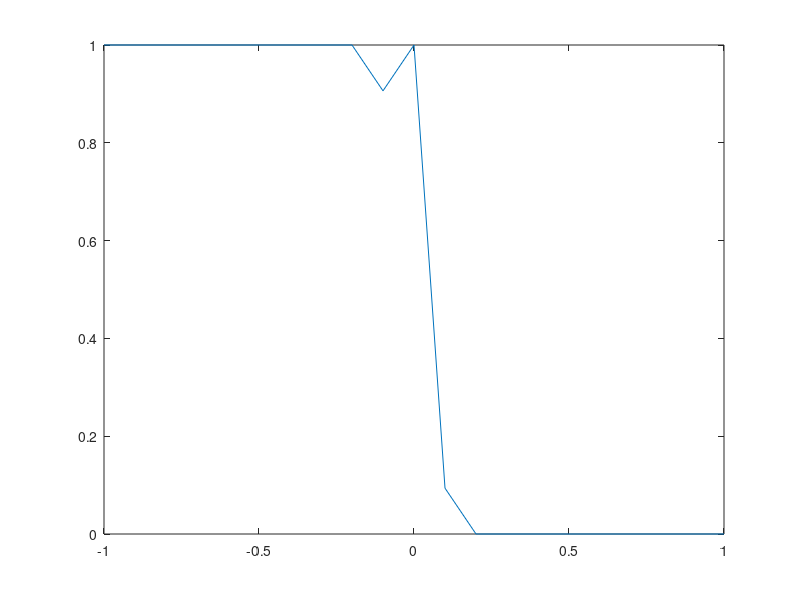
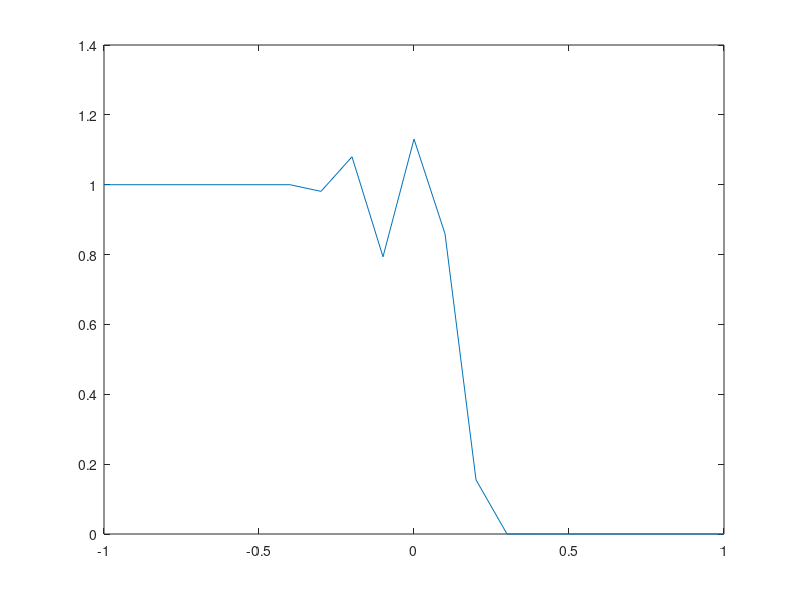
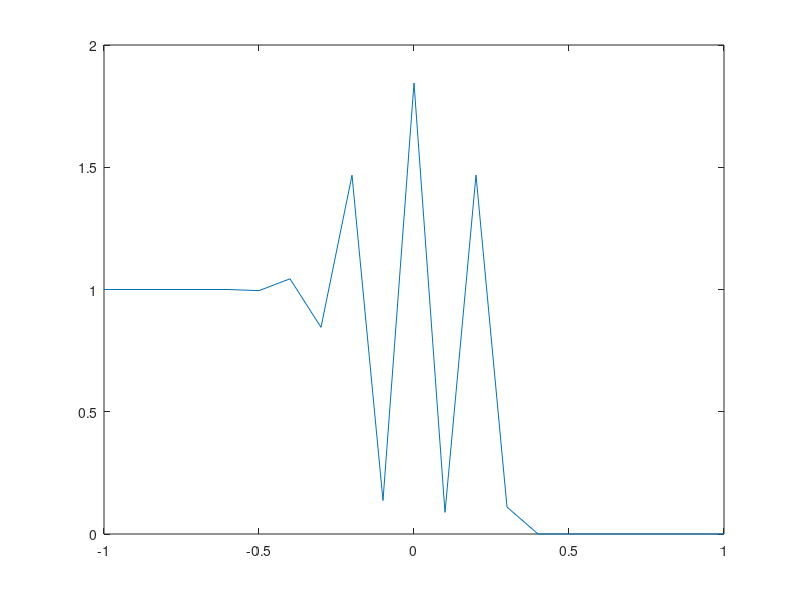
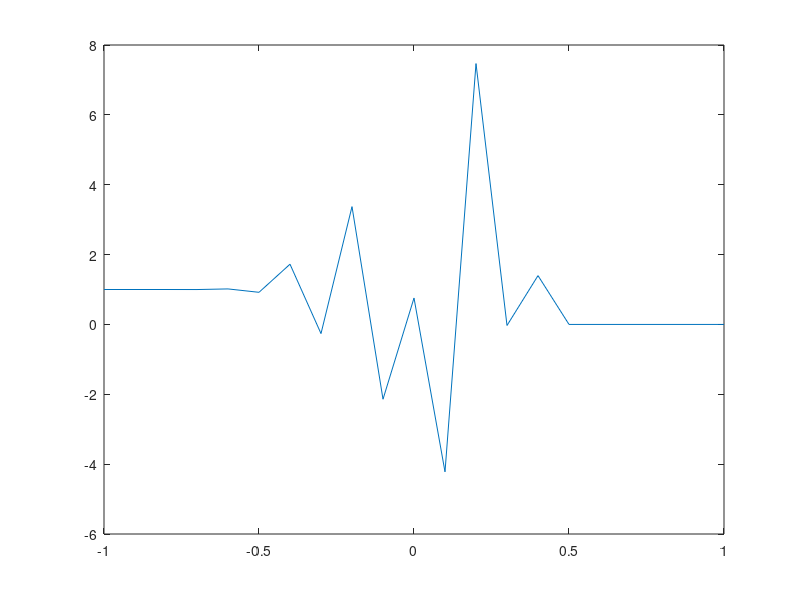

Here is the MATLAB script that generated these plots, in order:
%守恒型Lax-Wendroff格式
for h = [0.1,0.01,0.001,0.0001]
    x=-1:h:1;
    tau=h;
    for T=[0.2,0.4,0.6,0.8,1.0]
        u=[linspace(1,1,(length(x)-1)/2),linspace(0,0,(length(x)+1)/2)];%初值
        for m = 1:T/tau
            a=u(1:length(u)-1)+u(2:length(u));
            u(2:length(u)-1)=u(2:length(u)-1)-1/4*(u(3:length(u)).^2-u(1:length(u)-2).^2)+1/4*(a(2:length(a)).*(u(3:length(u)).^2-u(2:length(u)-1).^2)-a(1:length(a)-1).*(u(2:length(u)-1).^2-u(1:length(u)-2).^2));
            u(1)=1;%加左边值条件
            u(length(u))=0;%加右边值条件
        end
        plot(x,u);
        saveas(gcf,strcat("h=",num2str(h),",T=",num2str(T),"2.jpg"));
        clf;
    end
end